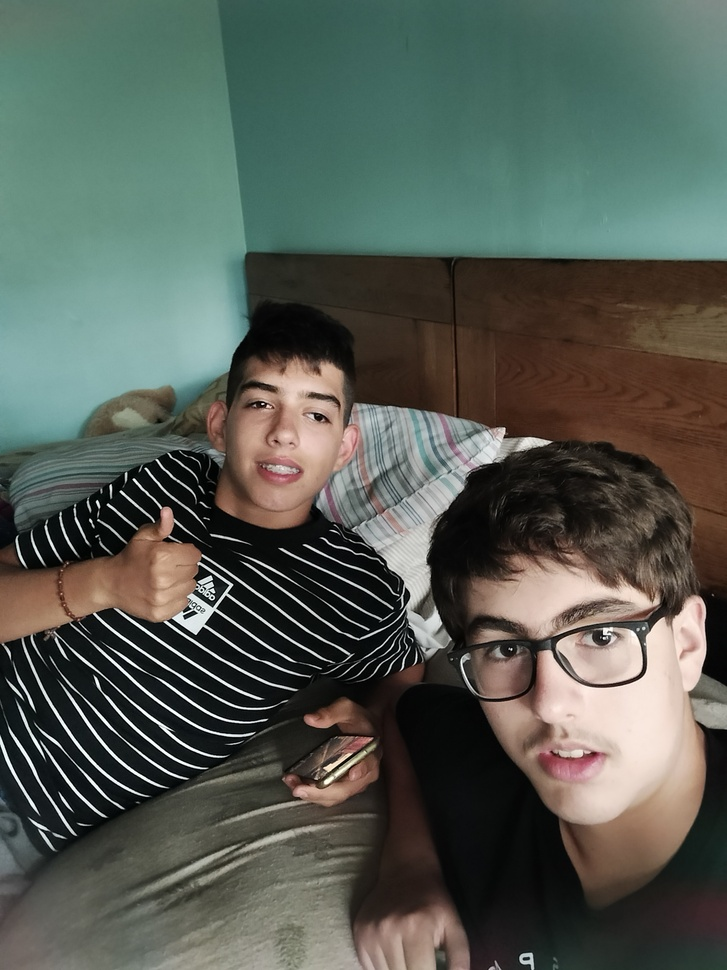
#> input picture data/selfie.jpg, 727 x 970 px, shrunk from 3468 x 4624 before the run
$ python main.py
#> lines starting #> are read from the running program, lines starting #| are printed output that depends on the picture; long printed decimals are rounded
import cv2
import os
import numpy as np

threshold = 0.60

selfie = cv2.imread("data/selfie.jpg", cv2.IMREAD_UNCHANGED)
#> selfie is the input picture: shape (970, 727, 3); mean B, G, R 83.2, 91.8, 85.1
kevin = cv2.imread("data/kevin.jpg", cv2.IMREAD_UNCHANGED)
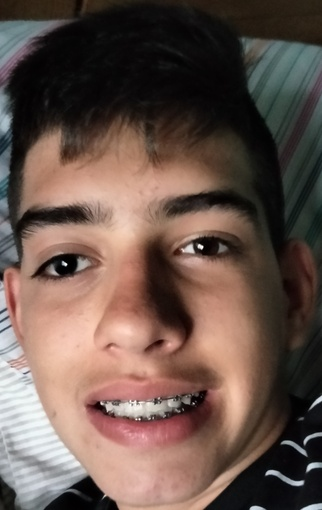
#> input picture data/kevin.jpg, 322 x 510 px, shrunk from 1535 x 2431 before the run
#> kevin is the input picture: shape (510, 322, 3); mean B, G, R 75.9, 84.4, 104.4

result = cv2.matchTemplate(selfie, kevin, cv2.TM_CCOEFF_NORMED)
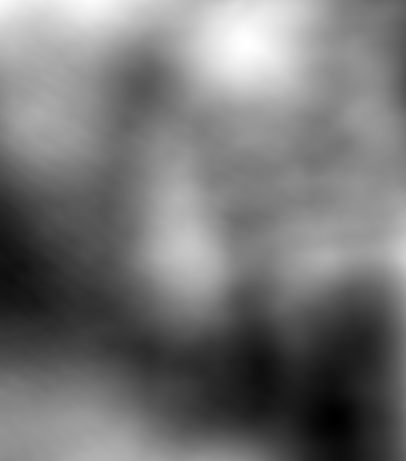
#> result: shape (461, 406) float32; min -0.296, max 0.221, mean -0.0572; drawn with min black and max white

cv2.imwrite(os.path.join("data", "result.jpg"), result)

min_val, max_val, min_loc, max_loc = cv2.minMaxLoc(result)
#> min_val = -0.296; max_val = 0.221; min_loc = (336, 418); max_loc = (248, 42)
w = kevin.shape[1]
#> w = 322
h = kevin.shape[0]
#> h = 510

d = cv2.rectangle(selfie, max_loc,
                  (max_loc[0] + w, max_loc[1] + h), (0, 255, 255), 2)


cv2.imwrite(os.path.join("data", "final.jpg"), selfie)

print("threhold: MIN -> " + str(min_val) + ", MAX -> " + str(max_val))
#| threhold: MIN -> -0.2959, MAX -> 0.2213

x, y = np.where(threshold >= result)

print(len(x), len(y))
#| 187166 187166
